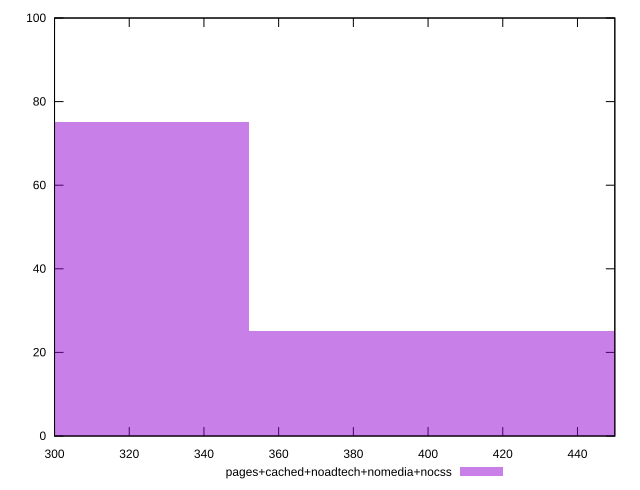

Reproduce this figure in gnuplot.
reset

$pagesCachedNoadtechNomediaNocss <<EOF
281.7088045444431 75
422.56320681666466 25
EOF

set key outside below
set boxwidth 140.85440227222156
set xrange [300:450]
set yrange [0:100]
set trange [0:100]
set style fill transparent solid 0.5 noborder
set terminal svg size 640, 490 enhanced background rgb 'white'
set output "report_00009_2021-02-08T22-37-41.559Z/uses-text-compression/comparison/histogram/4_vs_5.svg"

plot $pagesCachedNoadtechNomediaNocss title "pages+cached+noadtech+nomedia+nocss" with boxes

reset
